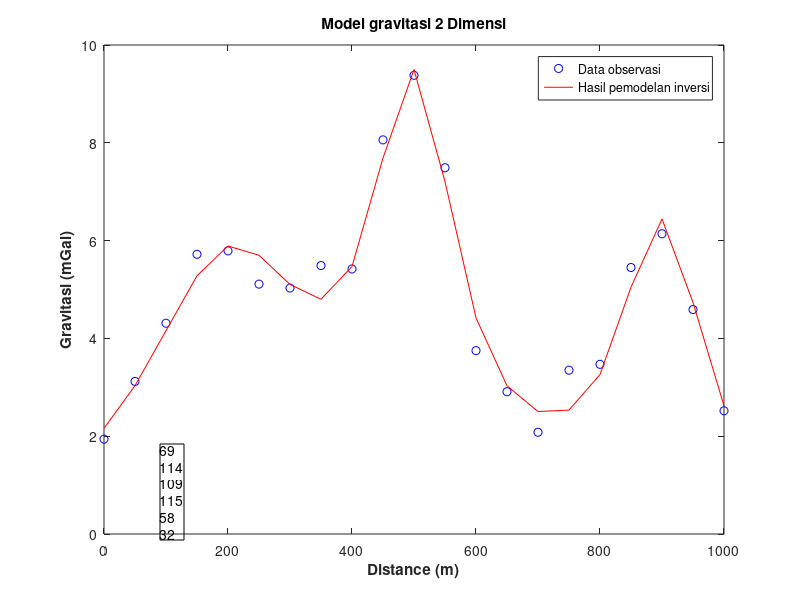

The MATLAB source for this figure:
%UTS No 2
%Leonardo Budhi Satrio Utomo
%12318011

clc
clear
close all

x=[0 50 100 150 200 250 300 350 400 450 500 550 600 650 700 750 800 850 900 950 1000];
g = [1.94;3.12;4.31;5.72;5.79;5.11;5.03;5.49;5.42;8.06;9.38;7.49;3.75;2.91;2.08;3.35;3.47;5.45;6.14;4.59;2.52];
n = length(x);

x0 = [200 400 500 600 900];
z0 = [200 200 100 500 100];
ra = [100 100 100 100 100];

G = 6.674.*10.^-11;


g1 = (G.*(4/3.*pi.*ra(1).^3.*z0(1))./(((x'-x0(1)).^2+(z0(1)).^2).^(3./2))).*10.^5;
g2 = (G.*(4/3.*pi.*ra(2).^3.*z0(2))./(((x'-x0(2)).^2+(z0(2)).^2).^(3./2))).*10.^5;
g3 = (G.*(4/3.*pi.*ra(3).^3.*z0(3))./(((x'-x0(3)).^2+(z0(3)).^2).^(3./2))).*10.^5;
g4 = (G.*(4/3.*pi.*ra(4).^3.*z0(4))./(((x'-x0(4)).^2+(z0(4)).^2).^(3./2))).*10.^5;
g5 = (G.*(4/3.*pi.*ra(5).^3.*z0(5))./(((x'-x0(5)).^2+(z0(5)).^2).^(3./2))).*10.^5;
mk = [g1 g2 g3 g4 g5];

s = [.3 .3 .3 .3 .3 .3 .3 .3 1 .3 .3 .3 .3 .3 .3 .3 .3 .3 .3 .3 .3];
v = zeros(n:n);
v = diag(s.^-2);
W = inv(v');
m = inv(mk' * W * mk)*(mk' * W * g);

disp('Rho:')
disp(m)
gcal = mk*m;


%%
%Hitung ERMS
delta_g = g - gcal;
ERMS = sqrt(sum(gcal-g)/n);
disp(ERMS)
fprintf('ERMS: %12.4f',ERMS)
%%
figure
plot(x,g,'ob')
hold on
plot(x,gcal,'-r')
title('Model gravitasi 2 Dimensi')
xlabel('Distance (m)','fontweight','bold')
ylabel('Gravitasi (mGal)','fontweight','bold')
legend('Data observasi','Hasil pemodelan inversi')

dim = [.2 .1 .2 .1];
str1 = ("Erms: ");
str2 = ERMS;
annotation('textbox',dim,'String',str1+str2,'FitBoxToText','on');

%% Komentar
%Hasil pembobotan menunjukkan bahwa nilai RMS misfit terkait parameter 
%nilai bacaan gravitasi pada soal nomor dua
%akan jauh lebih kecil dibanding hasil pengerjaan soal nomor 1. 
%Dimana no 1 menunjukkan nilai ERMS 0.3 dan setelah dilakukan pembobotan nilai ERMS akan mendekati 0  